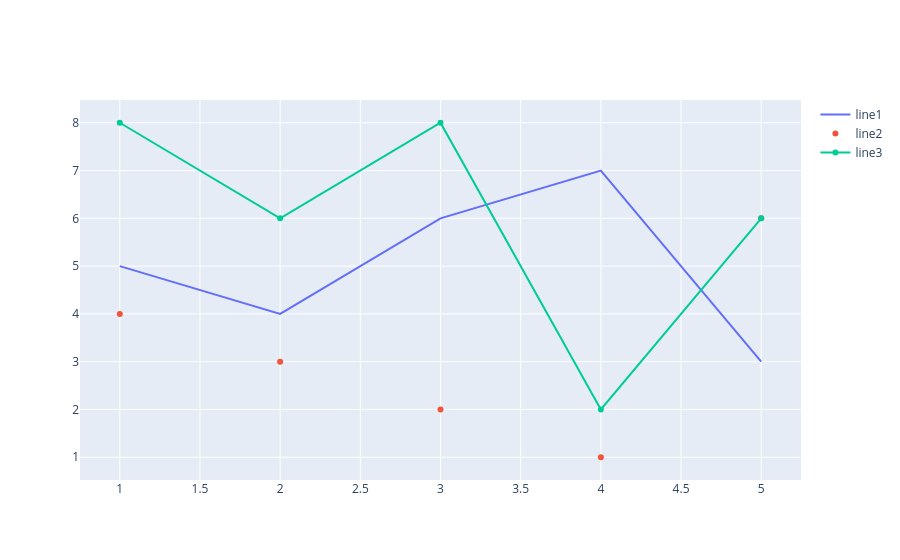

Notebook cell for this chart:
### Code cell
fig= go.Figure()
fig.add_trace(go.Scatter(x= x1, y= y1 , name= "line1", mode = "lines"))
fig.add_trace(go.Scatter(x= x2, y= y2, name= "line2" , mode = "markers" ))
fig.add_trace(go.Scatter(x= x3, y= y3 , name = "line3" ,  mode = "lines + markers"))
fig.show()

### Figure 1 — Plotly figure (JSON) as saved in the notebook; plotly's stock layout.template omitted (floating-point values rounded to 4 significant figures)
{"data": [{"mode": "lines", "name": "line1", "type": "scatter", "x": [1, 2, 3, 4, 5], "y": [5, 4, 6, 7, 3]}, {"mode": "markers", "name": "line2", "type": "scatter", "x": [1, 2, 3, 4, 5], "y": [4, 3, 2, 1, 6]}, {"mode": "lines+markers", "name": "line3", "type": "scatter", "x": [1, 2, 3, 4, 5], "y": [8, 6, 8, 2, 6]}], "layout": {}}
